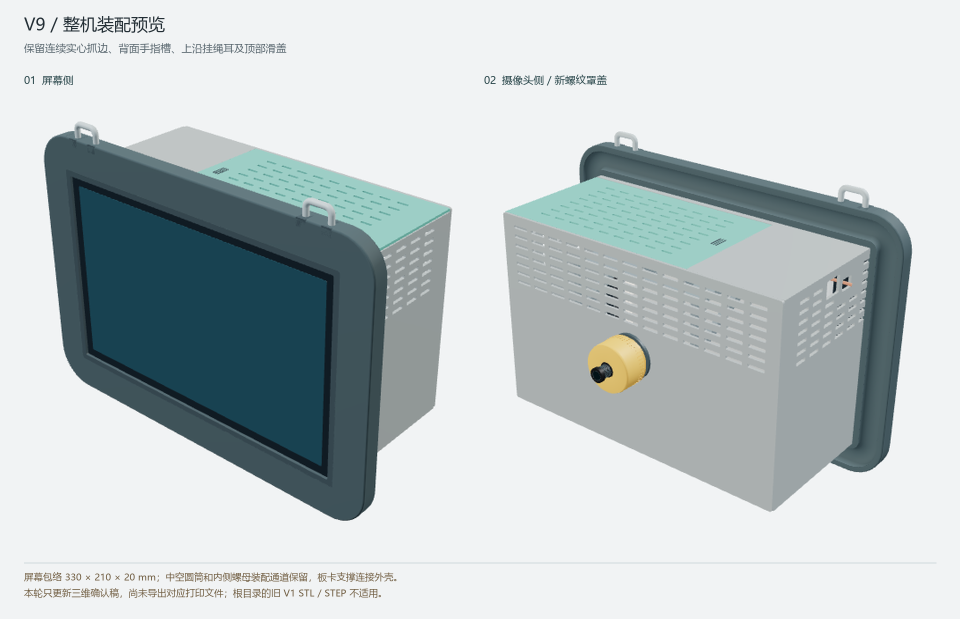
#> input picture mechanical/enclosure_v9/03_三维核对/V9确认稿_含电子件示意.png, 1920 x 1237 px (shown at 1/2 size)
$ python -i train_b1_deep_contour.py   (imports and definitions only)   (older library calls are emulated)
#> lines starting #> are read from the running program, lines starting #| are printed output that depends on the picture; after the words box and inside, x2 and y2 are one past the last pixel; in counts of white or black regions, pixels touching at a corner belong together
"""Two existing B1 residual stages learn coarse structural boundaries."""
import argparse
import copy
import json
import shutil
from pathlib import Path
import cv2
import numpy as np
import torch
from PIL import Image
from . import train_b1_structural_gate as gate
from .train_b1_structural_features import FeatureStudent,FeatureTraining
from .runtime import configure_workspace,contract_guard,file_hash,write_json
from .engine import set_reproducible

# [1 line that did not run here, left out]


def labeler(rgb):
    # Do not round the smoothed image to uint8: low-gradient ridges break into
    # tiny Canny components and are then incorrectly removed by size filtering.
    gray=cv2.GaussianBlur(cv2.cvtColor(rgb.astype(np.float32),cv2.COLOR_RGB2GRAY),(0,0),5.)
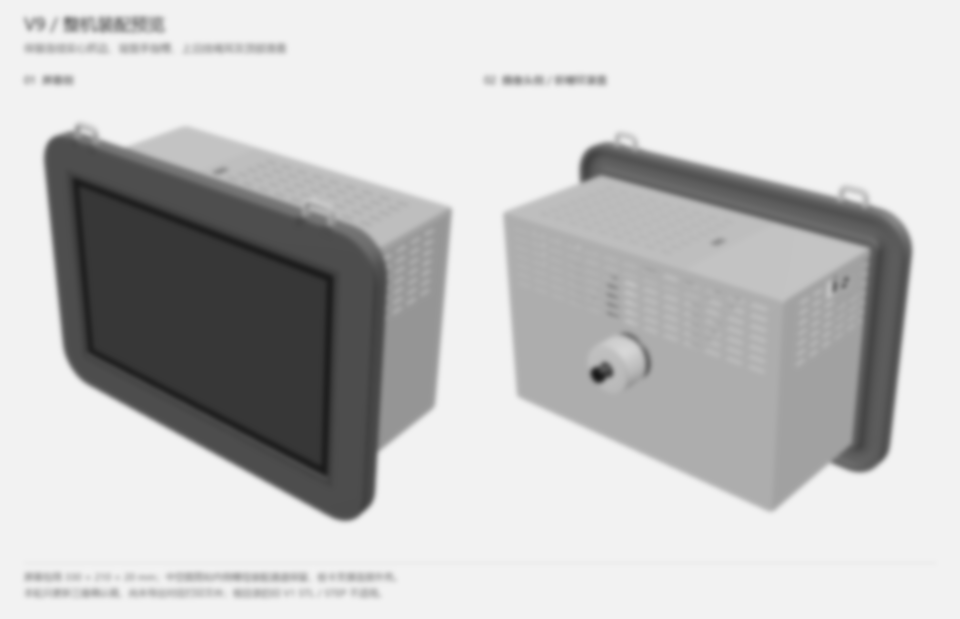
#> gray: shape (1237, 1920) float32 (shown at 1/2 size); min 23.48, max 242.5, mean 196.4
    dx=np.rint(cv2.Sobel(gray,cv2.CV_32F,1,0)*16).astype(np.int16)
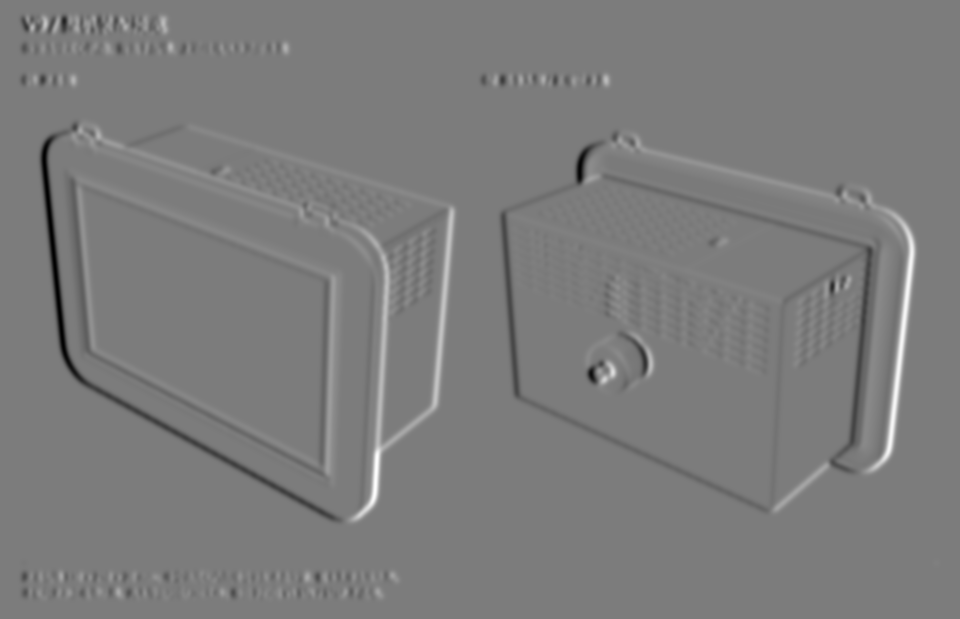
#> dx: shape (1237, 1920) int16 (shown at 1/2 size); min -1659, max 1741, mean 0; drawn with min black and max white
    dy=np.rint(cv2.Sobel(gray,cv2.CV_32F,0,1)*16).astype(np.int16)
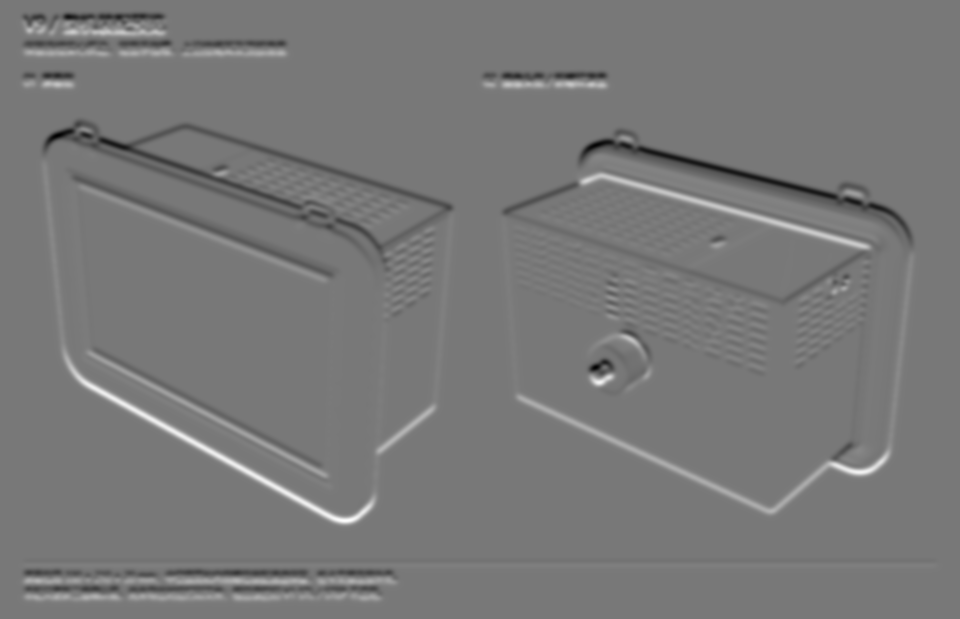
#> dy: shape (1237, 1920) int16 (shown at 1/2 size); min -1509, max 1673, mean 0; drawn with min black and max white
    edge=cv2.Canny(dx,dy,5*16,10*16,L2gradient=True)
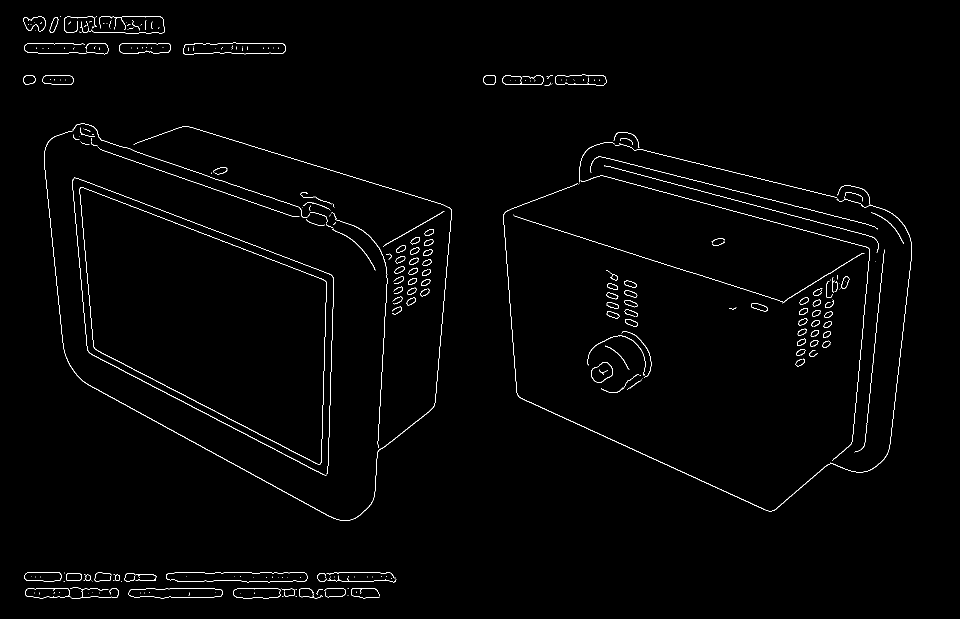
#> edge: shape (1237, 1920) (shown at 1/2 size); 1.1% white in thin lines or dots, all inside (x1, y1, x2, y2) = (47, 32, 1824, 1198)
    n,labels,stats,_=cv2.connectedComponentsWithStats(edge,8);keep=np.zeros(n,np.uint8)
#> after `n, labels, stats, _ = cv2.connectedComponentsWithStats(edge, 8)`:
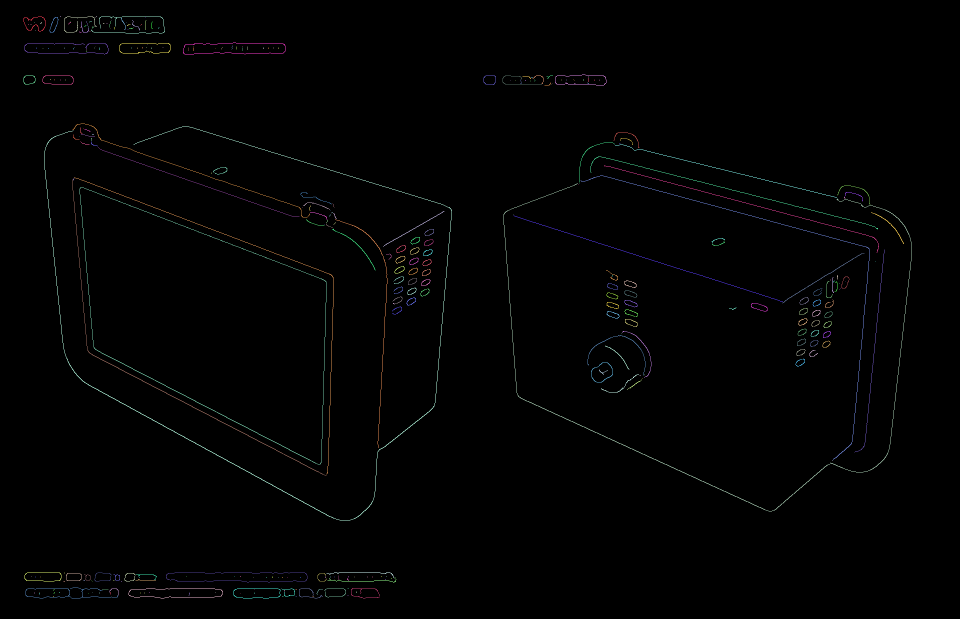
#> labels: shape (1237, 1920) int32 (shown at 1/2 size); 327 distinct labels, from 0 to 326; one colour per label, 0 black
#> after `n, labels, stats, _ = cv2.connectedComponentsWithStats(edge, 8)`: n = 327; stats = 327 rows, first 6: [0, 0, 1920, 1237, 2348737], [47, 33, 45, 30, 165], [120, 33, 2, 1, 2], [128, 32, 66, 33, 165], [191, 33, 3, 2, 3], [182, 32, 148, 36, 356]
#> after `keep = np.zeros(n, np.uint8)`: keep = 327 values from 0 to 0
    for k in range(1,n):
        if stats[k,4]>=48 and max(stats[k,2],stats[k,3])>=20:keep[k]=255
#> after the loop, keep = 327 values, max 255 at index 1, min 0 at index 0, mean 59.27
    thin=keep[labels];distance=cv2.distanceTransform(255-thin,cv2.DIST_L2,5)
#> after `thin = keep[labels]`:
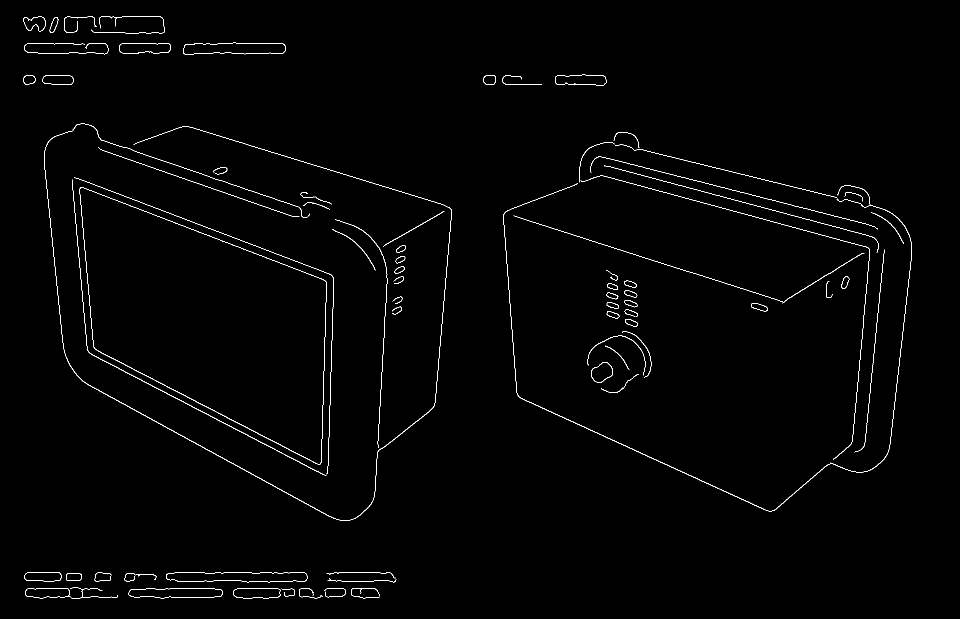
#> thin: shape (1237, 1920) (shown at 1/2 size); 0.96% white in thin lines or dots, all inside (x1, y1, x2, y2) = (47, 32, 1824, 1198)
#> after `distance = cv2.distanceTransform(255 - thin, cv2.DIST_L2, 5)`:
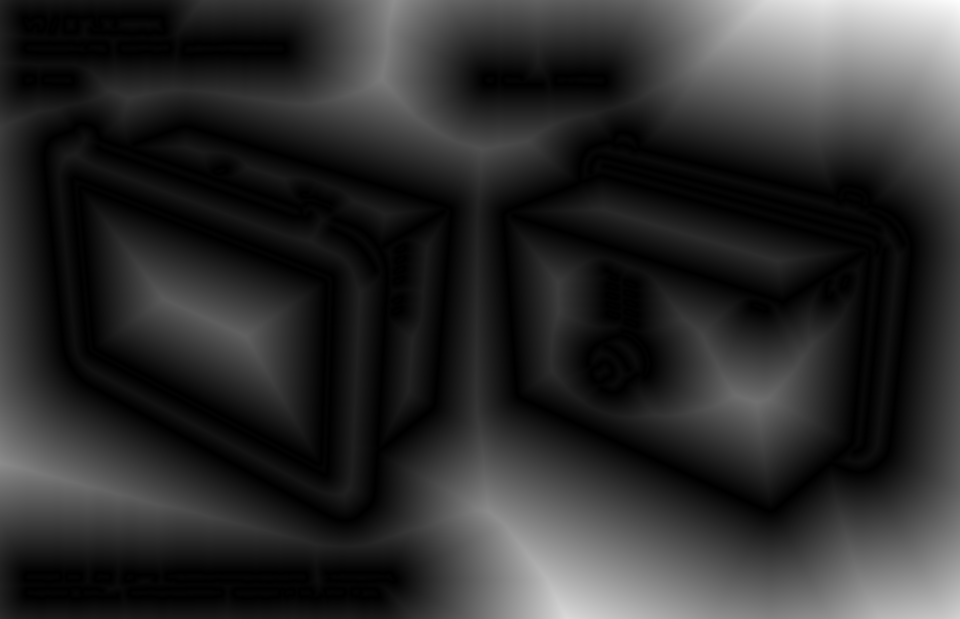
#> distance: shape (1237, 1920) float32 (shown at 1/2 size); min 0, max 417.2, mean 75.1; drawn with min black and max white
    return thin,np.maximum(0,1-distance/5).astype(np.float32)


class DeepStudent(FeatureStudent):
    first_gate_node='res3_conv1.dw'
    rectified_gate_node='res3_add'

    # [31 lines left out: functions __init__, project, not called in this run]

    def forward(self,x,all_nodes=False,full=False):
        nodes=super().forward(x,all_nodes=True,full=(full or all_nodes),stop_node='res2_add')
        return nodes if all_nodes else nodes['res2_add'][:,24:25]


class DeepTraining(FeatureTraining):
    def __init__(self,data):
        super().__init__(data);self.net=DeepStudent().cuda().eval()
        self.opt=torch.optim.Adam([p for p in self.net.parameters() if p.requires_grad],lr=.025)


# [16 lines that did not run here, left out]


def main():
    ap=argparse.ArgumentParser();ap.add_argument('mode',choices=['prepare','preflight','train']);a=ap.parse_args()
    configure_workspace();set_reproducible(2026100506);cv2.setNumThreads(2);contract_guard();gate.OUT=OUT
    if a.mode=='prepare':
        gate.prepare(labeler);write_json(OUT/'config.json',dict(steps=2000,fp32=True,
            label='Frozen target float32 Gaussian5, signed16 Sobel x16 Canny5/10 x16, component48 extent20 distance5',
            graph='Unchanged B1: res1/res2 learn contour, res3 performs the actual constrained update',
            acceptance='Inspect FP32 before any further QAT; labels and lowered density are not acceptance'))
        return
    data=json.loads((OUT/'data.json').read_text(encoding='utf-8'))
    for r in data:
        for key in ('source','target','label'):assert file_hash(r[key])==r[key+'_sha256']
    tr=DeepTraining(data)
    if a.mode=='preflight':
        dest=OUT/'preflight';dest.mkdir();native=tr.update(True);crop=tr.update();tr.save(dest/'resume.pt');ref=tr.update()
        saved={k:v.clone() for k,v in tr.net.state_dict().items()};tr.restore(dest/'resume.pt');got=tr.update()
        err=max(float((v-saved[k]).abs().max()) for k,v in tr.net.state_dict().items());assert err<1e-6 and ref['crop']==got['crop']
        gate.evaluate(tr,data,'preflight-export')
        write_json(dest/'result.json',dict(status='PASS',native=native,crop=crop,resume_error=err,
            code_sha256=file_hash(__file__),gate_code_sha256=file_hash(gate.__file__)))
        print('DEEP_PREFLIGHT_PASS',err,flush=True);return
    pre=json.loads((OUT/'preflight/result.json').read_text());assert pre['status']=='PASS' and pre['code_sha256']==file_hash(__file__) and pre['gate_code_sha256']==file_hash(gate.__file__)
    for p in [__file__,gate.__file__,Path(__file__).with_name('train_b1_structural_features.py')]:shutil.copy2(p,OUT/Path(p).name)
    with (OUT/'metrics.jsonl').open('x',encoding='utf-8',buffering=1) as log:
        while tr.step<2000:
            row=tr.update((tr.step+1)%100==0);log.write(json.dumps(row)+'\n')
            if tr.step%100==0:print('DEEP_FP32',tr.step,round(row['loss'],4),round(row['seconds'],3),flush=True)
            if tr.step%1000==0:
                tr.save(OUT/f'checkpoint_{tr.step:06d}.pt');fp32_review(tr,data,f'fp32_{tr.step:06d}');gate.evaluate(tr,data,f'ptq_diagnostic_{tr.step:06d}')


# [1 line not run here, left out]

>>> import cv2
>>> picture = cv2.cvtColor(cv2.imread('../../../../mechanical/enclosure_v9/03_三维核对/V9确认稿_含电子件示意.png'), cv2.COLOR_BGR2RGB)
>>> result = labeler(picture)
